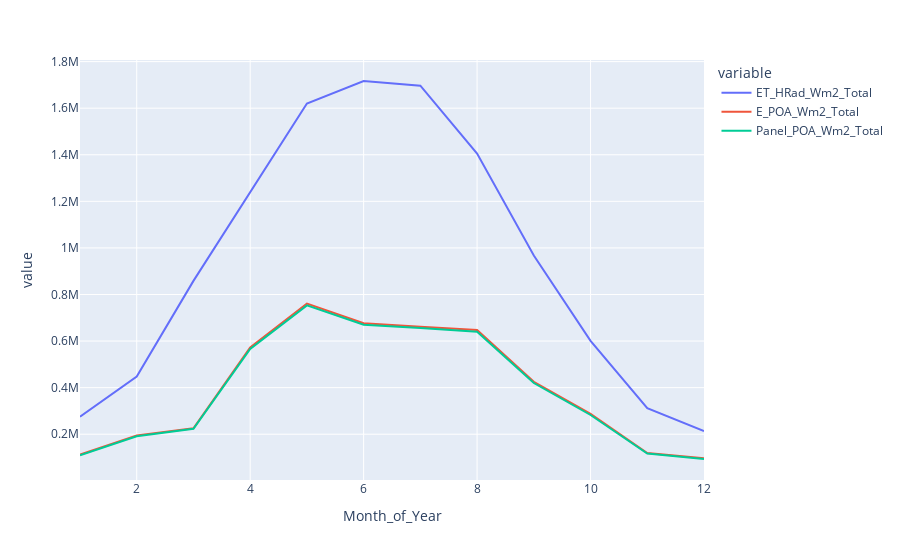

Write notebook code for a chart like this one.
### Code cell
px.line(pv_model.summary_grouped.monthly[["ET_HRad_Wm2_Total", "E_POA_Wm2_Total", "Panel_POA_Wm2_Total"]])

### Figure 1 — Plotly figure (JSON) as saved in the notebook; plotly's stock layout.template omitted (floating-point values rounded to 4 significant figures)
{"data": [{"hovertemplate": "variable=ET_HRad_Wm2_Total<br>Month_of_Year=%{x}<br>value=%{y}<extra></extra>", "legendgroup": "ET_HRad_Wm2_Total", "line": {"color": "#636efa", "dash": "solid"}, "marker": {"symbol": "circle"}, "mode": "lines", "name": "ET_HRad_Wm2_Total", "orientation": "v", "showlegend": true, "type": "scatter", "x": [1, 2, 3, 4, 5, 6, 7, 8, 9, 10, 11, 12], "xaxis": "x", "y": [275200.0, 448100.0, 858400.0, 1238000.0, 1620000.0, 1717000.0, 1696000.0, 1405000.0, 967300.0, 601200.0, 312000.0, 213900.0], "yaxis": "y"}, {"hovertemplate": "variable=E_POA_Wm2_Total<br>Month_of_Year=%{x}<br>value=%{y}<extra></extra>", "legendgroup": "E_POA_Wm2_Total", "line": {"color": "#EF553B", "dash": "solid"}, "marker": {"symbol": "circle"}, "mode": "lines", "name": "E_POA_Wm2_Total", "orientation": "v", "showlegend": true, "type": "scatter", "x": [1, 2, 3, 4, 5, 6, 7, 8, 9, 10, 11, 12], "xaxis": "x", "y": [112900.0, 195100.0, 225200.0, 572200.0, 761200.0, 676400.0, 661800.0, 647300.0, 425100.0, 287800.0, 119400.0, 96690.0], "yaxis": "y"}, {"hovertemplate": "variable=Panel_POA_Wm2_Total<br>Month_of_Year=%{x}<br>value=%{y}<extra></extra>", "legendgroup": "Panel_POA_Wm2_Total", "line": {"color": "#00cc96", "dash": "solid"}, "marker": {"symbol": "circle"}, "mode": "lines", "name": "Panel_POA_Wm2_Total", "orientation": "v", "showlegend": true, "type": "scatter", "x": [1, 2, 3, 4, 5, 6, 7, 8, 9, 10, 11, 12], "xaxis": "x", "y": [109800.0, 191200.0, 223400.0, 565800.0, 753300.0, 670100.0, 656100.0, 640300.0, 419900.0, 282700.0, 116900.0, 93630.0], "yaxis": "y"}], "layout": {"legend": {"title": {"text": "variable"}, "tracegroupgap": 0}, "margin": {"t": 60}, "xaxis": {"anchor": "y", "domain": [0, 1], "title": {"text": "Month_of_Year"}}, "yaxis": {"anchor": "x", "domain": [0, 1], "title": {"text": "value"}}}}
